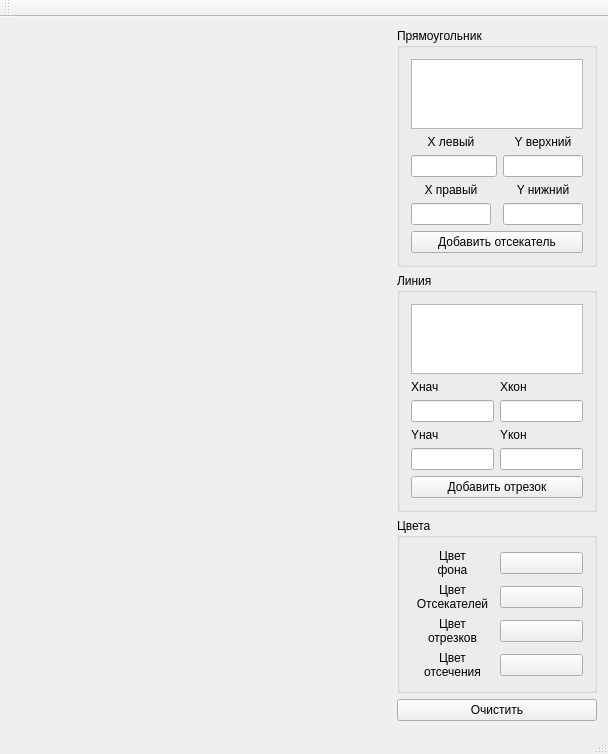
<?xml version="1.0" encoding="UTF-8"?>
<ui version="4.0">
 <class>MainWindow</class>
 <widget class="QMainWindow" name="MainWindow">
  <property name="geometry">
   <rect>
    <x>0</x>
    <y>0</y>
    <width>608</width>
    <height>605</height>
   </rect>
  </property>
  <property name="windowTitle">
   <string>MainWindow</string>
  </property>
  <widget class="QWidget" name="centralWidget">
   <layout class="QGridLayout" name="gridLayout">
    <item row="5" column="1">
     <spacer name="verticalSpacer_2">
      <property name="orientation">
       <enum>Qt::Vertical</enum>
      </property>
      <property name="sizeHint" stdset="0">
       <size>
        <width>20</width>
        <height>40</height>
       </size>
      </property>
     </spacer>
    </item>
    <item row="1" column="1">
     <widget class="QGroupBox" name="groupBox">
      <property name="minimumSize">
       <size>
        <width>200</width>
        <height>0</height>
       </size>
      </property>
      <property name="maximumSize">
       <size>
        <width>200</width>
        <height>16777215</height>
       </size>
      </property>
      <property name="title">
       <string>Прямоугольник</string>
      </property>
      <layout class="QGridLayout" name="gridLayout_2">
       <item row="2" column="0" colspan="2">
        <widget class="QLineEdit" name="lineXLeft"/>
       </item>
       <item row="3" column="2">
        <widget class="QLabel" name="label_4">
         <property name="text">
          <string>Y нижний</string>
         </property>
         <property name="alignment">
          <set>Qt::AlignCenter</set>
         </property>
        </widget>
       </item>
       <item row="3" column="0">
        <widget class="QLabel" name="label_3">
         <property name="text">
          <string>X правый</string>
         </property>
         <property name="alignment">
          <set>Qt::AlignCenter</set>
         </property>
        </widget>
       </item>
       <item row="2" column="2">
        <widget class="QLineEdit" name="lineYUp"/>
       </item>
       <item row="1" column="0">
        <widget class="QLabel" name="label">
         <property name="text">
          <string>X левый</string>
         </property>
         <property name="alignment">
          <set>Qt::AlignCenter</set>
         </property>
        </widget>
       </item>
       <item row="1" column="2">
        <widget class="QLabel" name="label_2">
         <property name="text">
          <string>Y верхний</string>
         </property>
         <property name="alignment">
          <set>Qt::AlignCenter</set>
         </property>
        </widget>
       </item>
       <item row="4" column="2">
        <widget class="QLineEdit" name="lineYDown"/>
       </item>
       <item row="5" column="0" colspan="3">
        <widget class="QPushButton" name="btnAdd">
         <property name="text">
          <string>Добавить отсекатель</string>
         </property>
        </widget>
       </item>
       <item row="4" column="0">
        <widget class="QLineEdit" name="lineXRight"/>
       </item>
       <item row="0" column="0" colspan="3">
        <widget class="QListWidget" name="listFigures"/>
       </item>
      </layout>
     </widget>
    </item>
    <item row="7" column="1">
     <spacer name="verticalSpacer_4">
      <property name="orientation">
       <enum>Qt::Vertical</enum>
      </property>
      <property name="sizeHint" stdset="0">
       <size>
        <width>20</width>
        <height>40</height>
       </size>
      </property>
     </spacer>
    </item>
    <item row="6" column="1">
     <widget class="QPushButton" name="btnClear">
      <property name="text">
       <string>Очистить</string>
      </property>
     </widget>
    </item>
    <item row="4" column="1">
     <widget class="QGroupBox" name="groupBox_2">
      <property name="minimumSize">
       <size>
        <width>200</width>
        <height>0</height>
       </size>
      </property>
      <property name="title">
       <string>Цвета</string>
      </property>
      <layout class="QGridLayout" name="gridLayout_3">
       <item row="3" column="0">
        <widget class="QLabel" name="label_7">
         <property name="text">
          <string>Цвет
отсечения</string>
         </property>
         <property name="alignment">
          <set>Qt::AlignCenter</set>
         </property>
        </widget>
       </item>
       <item row="0" column="0">
        <widget class="QLabel" name="label_5">
         <property name="text">
          <string>Цвет
фона</string>
         </property>
         <property name="alignment">
          <set>Qt::AlignCenter</set>
         </property>
        </widget>
       </item>
       <item row="3" column="1">
        <widget class="QPushButton" name="btnClipColor">
         <property name="text">
          <string/>
         </property>
        </widget>
       </item>
       <item row="0" column="1">
        <widget class="QPushButton" name="btnBackgroundColor">
         <property name="text">
          <string/>
         </property>
        </widget>
       </item>
       <item row="2" column="0">
        <widget class="QLabel" name="label_6">
         <property name="text">
          <string>Цвет
отрезков</string>
         </property>
         <property name="alignment">
          <set>Qt::AlignCenter</set>
         </property>
        </widget>
       </item>
       <item row="2" column="1">
        <widget class="QPushButton" name="btnEdgeColor">
         <property name="text">
          <string/>
         </property>
        </widget>
       </item>
       <item row="1" column="0">
        <widget class="QLabel" name="label_8">
         <property name="text">
          <string>Цвет
Отсекателей</string>
         </property>
         <property name="alignment">
          <set>Qt::AlignCenter</set>
         </property>
        </widget>
       </item>
       <item row="1" column="1">
        <widget class="QPushButton" name="btnFigureColor">
         <property name="text">
          <string/>
         </property>
        </widget>
       </item>
      </layout>
     </widget>
    </item>
    <item row="3" column="1">
     <spacer name="verticalSpacer">
      <property name="orientation">
       <enum>Qt::Vertical</enum>
      </property>
      <property name="sizeHint" stdset="0">
       <size>
        <width>20</width>
        <height>40</height>
       </size>
      </property>
     </spacer>
    </item>
    <item row="0" column="1">
     <spacer name="verticalSpacer_3">
      <property name="orientation">
       <enum>Qt::Vertical</enum>
      </property>
      <property name="sizeHint" stdset="0">
       <size>
        <width>20</width>
        <height>40</height>
       </size>
      </property>
     </spacer>
    </item>
    <item row="1" column="0" rowspan="7">
     <spacer name="horizontalSpacer">
      <property name="orientation">
       <enum>Qt::Horizontal</enum>
      </property>
      <property name="sizeHint" stdset="0">
       <size>
        <width>40</width>
        <height>20</height>
       </size>
      </property>
     </spacer>
    </item>
    <item row="2" column="1">
     <widget class="QGroupBox" name="groupBox_3">
      <property name="minimumSize">
       <size>
        <width>200</width>
        <height>0</height>
       </size>
      </property>
      <property name="maximumSize">
       <size>
        <width>200</width>
        <height>16777215</height>
       </size>
      </property>
      <property name="title">
       <string>Линия</string>
      </property>
      <layout class="QGridLayout" name="gridLayout_4">
       <item row="5" column="0" colspan="2">
        <widget class="QPushButton" name="btnAddLine">
         <property name="text">
          <string>Добавить отрезок</string>
         </property>
        </widget>
       </item>
       <item row="1" column="0">
        <widget class="QLabel" name="label_9">
         <property name="text">
          <string>Xнач</string>
         </property>
        </widget>
       </item>
       <item row="3" column="1">
        <widget class="QLabel" name="label_12">
         <property name="text">
          <string>Yкон</string>
         </property>
        </widget>
       </item>
       <item row="1" column="1">
        <widget class="QLabel" name="label_10">
         <property name="text">
          <string>Xкон</string>
         </property>
        </widget>
       </item>
       <item row="3" column="0">
        <widget class="QLabel" name="label_11">
         <property name="text">
          <string>Yнач</string>
         </property>
        </widget>
       </item>
       <item row="2" column="1">
        <widget class="QLineEdit" name="lineFinishX"/>
       </item>
       <item row="2" column="0">
        <widget class="QLineEdit" name="lineStartX"/>
       </item>
       <item row="0" column="0" colspan="2">
        <widget class="QListWidget" name="listLines"/>
       </item>
       <item row="4" column="0">
        <widget class="QLineEdit" name="lineStartY"/>
       </item>
       <item row="4" column="1">
        <widget class="QLineEdit" name="lineFinishY"/>
       </item>
      </layout>
     </widget>
    </item>
   </layout>
  </widget>
  <widget class="QMenuBar" name="menuBar">
   <property name="geometry">
    <rect>
     <x>0</x>
     <y>0</y>
     <width>608</width>
     <height>22</height>
    </rect>
   </property>
  </widget>
  <widget class="QToolBar" name="mainToolBar">
   <attribute name="toolBarArea">
    <enum>TopToolBarArea</enum>
   </attribute>
   <attribute name="toolBarBreak">
    <bool>false</bool>
   </attribute>
  </widget>
  <widget class="QStatusBar" name="statusBar"/>
 </widget>
 <layoutdefault spacing="6" margin="11"/>
 <resources/>
 <connections/>
</ui>
